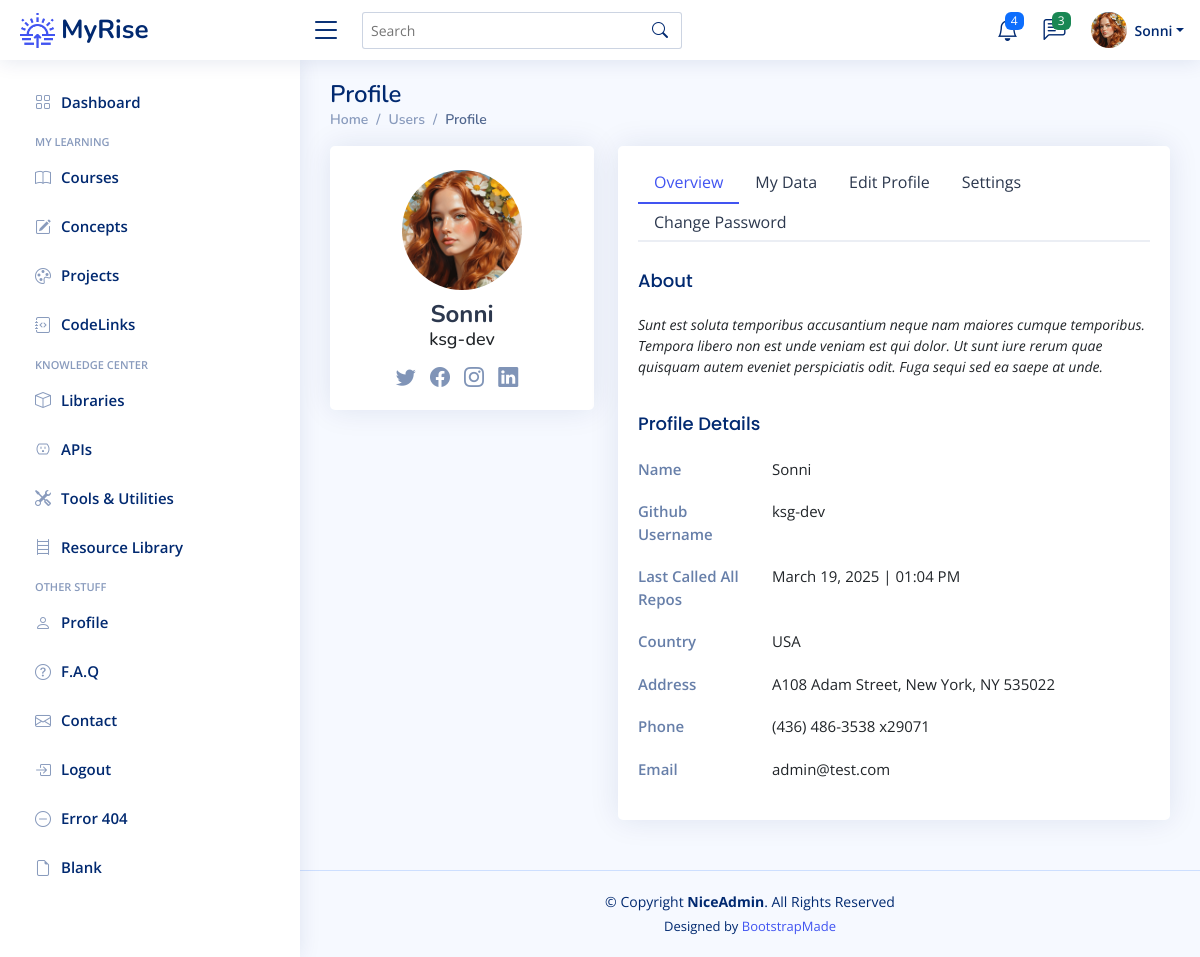
The page /profile (signed in) on the database as committed earlier.
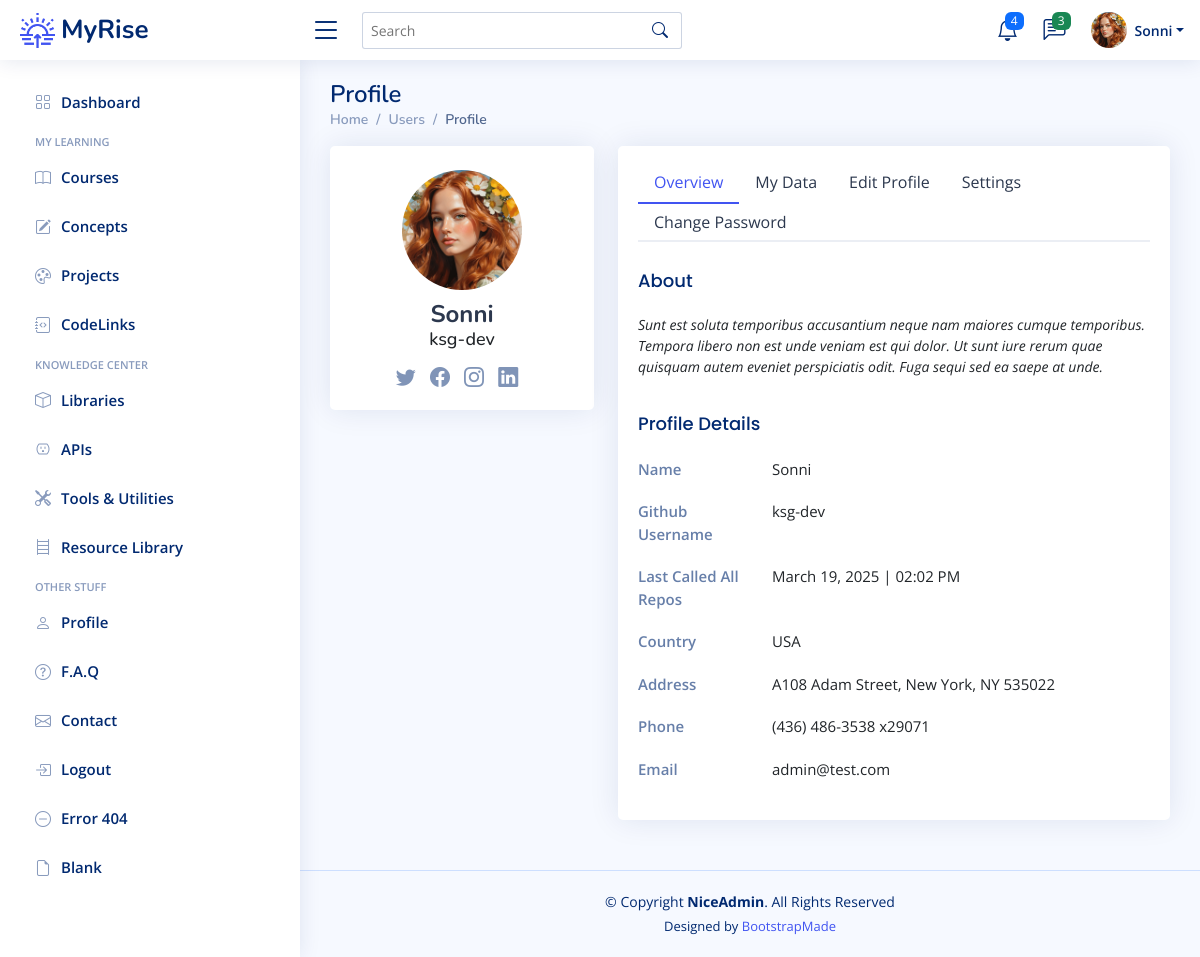
The same page on the database as committed later.
### app/models.py (models this page shows)
class User(UserMixin, db.Model):
    __tablename__ = "users"
    id: Mapped[int] = mapped_column(Integer, primary_key=True)
    email: Mapped[str] = mapped_column(String(100), unique=True)
    password: Mapped[str] = mapped_column(String(250))
    name: Mapped[str] = mapped_column(String(1000))
    display_name: Mapped[str] = mapped_column(String(1000))
    last_called_repos: Mapped[Optional[datetime.datetime]] = mapped_column(DateTime())
    latest_etag_repos: Mapped[str] = mapped_column(String(250), nullable=True)
    projects: Mapped[List["Project"]] = relationship(back_populates="user")
    events: Mapped[List["Event"]] = relationship(back_populates="user")
    courses: Mapped[List["Course"]] = relationship(back_populates="user")
    libraries: Mapped[List["Library"]] = relationship(back_populates="user")
    apis: Mapped[List["API"]] = relationship(back_populates="user")
    tools: Mapped[List["Tool"]] = relationship(back_populates="user")
    resources: Mapped[List["Resource"]] = relationship(back_populates="user")
    repos: Mapped[List["Repository"]] = relationship(back_populates="user")
    codelinks: Mapped[List["CodeLink"]] = relationship(back_populates="user")
    concepts: Mapped[List["Concept"]] = relationship('Concept', secondary=user_concept, backref='user')

### app/routes.py (the view, shortened to what this page needs)
@app.route('/profile', methods=["POST", "GET"])
@login_required
def profile():
    return render_template("profile.html")

### app/models.py (called while the page is built)
@login_manager.user_loader
def load_user(user_id):
    return db.get_or_404(User, user_id)

### app/templates/profile.html (shortened to what this page needs)
{% extends 'base.html' %}
{% block content %}
  <main id="main" class="main">
    <div class="pagetitle">
      <h1>Profile</h1>
      <nav>
        <ol class="breadcrumb">
          <li class="breadcrumb-item"><a href="{{ url_for('home') }}">Home</a></li>
          <li class="breadcrumb-item">Users</li>
          <li class="breadcrumb-item active">Profile</li>
        </ol>
      </nav>
    </div>
    <section class="section profile">
      <div class="row">
        <div class="col-xl-4">
          <div class="card">
            <div class="card-body profile-card pt-4 d-flex flex-column align-items-center">
              <img src="{{ url_for('static', filename='img/profile-img.png') }}" alt="Profile" class="rounded-circle">
              <h2>{{ current_user.display_name }}</h2>
              <h3>{{ current_user.name }}</h3>
              <div class="social-links mt-2">
                <a href="#" class="twitter"><i class="bi bi-twitter"></i></a>
                <a href="#" class="facebook"><i class="bi bi-facebook"></i></a>
                <a href="#" class="instagram"><i class="bi bi-instagram"></i></a>
                <a href="#" class="linkedin"><i class="bi bi-linkedin"></i></a>
              </div>
            </div>
          </div>
        </div>
        <div class="col-xl-8">
          <div class="card">
            <div class="card-body pt-3">
              <ul class="nav nav-tabs nav-tabs-bordered">
                <li class="nav-item">
                  <button class="nav-link active" data-bs-toggle="tab" data-bs-target="#profile-overview">Overview</button>
                </li>
			  	<li class="nav-item">
                  <button class="nav-link" data-bs-toggle="tab" data-bs-target="#my-data">My Data</button>
                </li>
                <li class="nav-item">
                  <button class="nav-link" data-bs-toggle="tab" data-bs-target="#profile-edit">Edit Profile</button>
                </li>
                <li class="nav-item">
                  <button class="nav-link" data-bs-toggle="tab" data-bs-target="#profile-settings">Settings</button>
                </li>
                <li class="nav-item">
                  <button class="nav-link" data-bs-toggle="tab" data-bs-target="#profile-change-password">Change Password</button>
                </li>
              </ul>
              <div class="tab-content pt-2">
                <div class="tab-pane fade show active profile-overview" id="profile-overview">
                  <h5 class="card-title">About</h5>
                  <p class="small fst-italic">Sunt est soluta temporibus accusantium neque nam maiores cumque temporibus. Tempora libero non est unde veniam est qui dolor. Ut sunt iure rerum quae quisquam autem eveniet perspiciatis odit. Fuga sequi sed ea saepe at unde.</p>
                  <h5 class="card-title">Profile Details</h5>
                  <div class="row">
                    <div class="col-lg-3 col-md-4 label ">Name</div>
                    <div class="col-lg-9 col-md-8">{{ current_user.display_name }}</div>
                  </div>
                  <div class="row">
                    <div class="col-lg-3 col-md-4 label">Github Username</div>
                    <div class="col-lg-9 col-md-8">{{ current_user.name }}</div>
                  </div>
                  <div class="row">
                    <div class="col-lg-3 col-md-4 label">Last Called All Repos</div>
					  {% if current_user.last_called_repos %}
                    <div class="col-lg-9 col-md-8">{{ current_user.last_called_repos.strftime("%B %d, %Y | %I:%M %p") }}</div>
					  {% else %}
					  <div class="col-lg-9 col-md-8 fst-italic">none</div>
					  {% endif %}
                  </div>
                  <div class="row">
                    <div class="col-lg-3 col-md-4 label">Country</div>
                    <div class="col-lg-9 col-md-8">USA</div>
                  </div>
                  <div class="row">
                    <div class="col-lg-3 col-md-4 label">Address</div>
                    <div class="col-lg-9 col-md-8">A108 Adam Street, New York, NY 535022</div>
                  </div>
                  <div class="row">
                    <div class="col-lg-3 col-md-4 label">Phone</div>
                    <div class="col-lg-9 col-md-8">(436) 486-3538 x29071</div>
                  </div>
                  <div class="row">
                    <div class="col-lg-3 col-md-4 label">Email</div>
                    <div class="col-lg-9 col-md-8">{{ current_user.email }}</div>
                  </div>
                </div>
              </div>
            </div>
          </div>
        </div>
      </div>
    </section>
  </main>
{% endblock %}

### app/templates/base.html (shortened to what this page needs)
<!doctype html>
<html lang="en">
  <head>
	  {% block styling %}
		<link href="https://cdn.jsdelivr.net/npm/bootstrap@5.3.3/dist/css/bootstrap.min.css" rel="stylesheet">
	  	<link href="{{ url_for('static', filename='vendor/bootstrap/css/bootstrap.min.css') }}" rel="stylesheet">
	  	<link href="{{ url_for('static', filename='vendor/bootstrap-icons/bootstrap-icons.css') }}" rel="stylesheet">
	  	<link href="{{ url_for('static', filename='vendor/boxicons/css/boxicons.min.css') }}" rel="stylesheet">
	  	<link href="{{ url_for('static', filename='vendor/quill/quill.snow.css') }}" rel="stylesheet">
	  	<link href="{{ url_for('static', filename='vendor/quill/quill.bubble.css') }}" rel="stylesheet">
	  	<link href="{{ url_for('static', filename='vendor/remixicon/remixicon.css') }}" rel="stylesheet">
	  	<link href="{{ url_for('static', filename='vendor/simple-datatables/style.css') }}" rel="stylesheet">
	  	<link href="{{ url_for('static', filename='css/style.css' ) }}" rel="stylesheet">
    	{% endblock %}
  </head>
  <body>
  	{% include "heading.html" %}
    {% block content %}{% endblock %}
	{% include 'footer.html' %}
  </body>
</html>

### app/templates/heading.html (shortened to what this page needs)
{% from 'bootstrap5/nav.html' import render_nav_item %}
{% from 'bootstrap5/form.html' import render_form %}
  <header id="header" class="header fixed-top d-flex align-items-center">
    <div class="d-flex align-items-center justify-content-between">
      <a href="{{ url_for('home') }}" class="logo d-flex align-items-center">
        <img src="{{ url_for('static', filename='img/logo.png') }}" alt="sun-rise">
        <span class="d-none d-lg-block">MyRise</span>
      </a>
      <i class="bi bi-list toggle-sidebar-btn"></i>
    </div>
    <div class="search-bar">
      <form class="search-form d-flex align-items-center" method="POST" action="#">
        <input type="text" name="query" placeholder="Search" title="Enter search keyword">
        <button type="submit" title="Search"><i class="bi bi-search"></i></button>
      </form>
    </div>
    <nav class="header-nav ms-auto">
      <ul class="d-flex align-items-center">
        <li class="nav-item dropdown">
          <a class="nav-link nav-icon" href="#" data-bs-toggle="dropdown">
            <i class="bi bi-bell"></i>
            <span class="badge bg-primary badge-number">4</span>
          </a>
        </li>
        <li class="nav-item dropdown">
          <a class="nav-link nav-icon" href="#" data-bs-toggle="dropdown">
            <i class="bi bi-chat-left-text"></i>
            <span class="badge bg-success badge-number">3</span>
          </a>
        </li>
        <li class="nav-item dropdown pe-3">
          <a class="nav-link nav-profile d-flex align-items-center pe-0" href="#" data-bs-toggle="dropdown">
            <img src="{{ url_for('static', filename='img/profile-img.png') }}" alt="Profile" class="rounded-circle">
            <span class="d-none d-md-block dropdown-toggle ps-2">{{ current_user.display_name }}</span>
          </a>
        </li>
      </ul>
    </nav>
  </header>
  <aside id="sidebar" class="sidebar">
    <ul class="sidebar-nav" id="sidebar-nav">
      <li class="nav-item">
        <a class="nav-link collapsed" href="{{ url_for('home') }}">
          <i class="bi bi-grid"></i>
          <span>Dashboard</span>
        </a>
      </li>
<li class="nav-heading">My Learning</li>
	  <li class="nav-item">
        <a class="nav-link collapsed" href="{{ url_for('courses_page') }}">
          <i class="bi bi-book"></i>
          <span>Courses</span>
        </a>
      </li>
	  <li class="nav-item">
        <a class="nav-link collapsed" href="{{ url_for('concepts_page') }}">
          <i class="bi bi-pencil-square"></i>
          <span>Concepts</span>
        </a>
      </li>
	  <li class="nav-item">
        <a class="nav-link collapsed" href="{{ url_for('projects_page') }}">
          <i class="bi bi-palette"></i>
          <span>Projects</span>
        </a>
      </li>
	  <li class="nav-item">
        <a class="nav-link collapsed" href="{{ url_for('codelinks_page') }}">
          <i class="bi bi-journal-code"></i>
          <span>CodeLinks</span>
        </a>
      </li>
<li class="nav-heading">Knowledge Center</li>
	  <li class="nav-item">
        <a class="nav-link collapsed" href="{{ url_for('libraries_page') }}">
          <i class="bi bi-box"></i>
          <span>Libraries</span>
        </a>
      </li>
	  <li class="nav-item">
        <a class="nav-link collapsed" href="{{ url_for('apis_page') }}">
          <i class="bi bi-outlet"></i>
          <span>APIs</span>
        </a>
      </li>
	  <li class="nav-item">
        <a class="nav-link collapsed" href="{{ url_for('tools_page') }}">
          <i class="bi bi-tools"></i>
          <span>Tools & Utilities</span>
        </a>
      </li>
	  <li class="nav-item">
        <a class="nav-link collapsed" href="{{ url_for('resources_page') }}">
          <i class="bi bi-bookshelf"></i>
          <span>Resource Library</span>
        </a>
      </li>
	<li class="nav-heading">Other Stuff</li>
      <li class="nav-item">
        <a class="nav-link collapsed" href="{{ url_for('profile') }}">
          <i class="bi bi-person"></i>
          <span>Profile</span>
        </a>
      </li>
      <li class="nav-item">
        <a class="nav-link collapsed" href="{{ url_for('faq') }}">
          <i class="bi bi-question-circle"></i>
          <span>F.A.Q</span>
        </a>
	  </li>
      <li class="nav-item">
        <a class="nav-link collapsed" href="{{ url_for('contact') }}">
          <i class="bi bi-envelope"></i>
          <span>Contact</span>
        </a>
      </li>
	{% if not current_user.is_authenticated %}
      <li class="nav-item">
        <a class="nav-link collapsed" href="{{ url_for('register') }}">
          <i class="bi bi-card-list"></i>
          <span>Register</span>
        </a>
      </li>
      <li class="nav-item">
        <a class="nav-link collapsed" href="{{ url_for('login') }}">
          <i class="bi bi-box-arrow-in-right"></i>
          <span>Login</span>
        </a>
      </li>
	{% else %}
		<li class="nav-item">
        <a class="nav-link collapsed" href="{{ url_for('logout') }}">
          <i class="bi bi-box-arrow-in-right"></i>
          <span>Logout</span>
        </a>
      </li>
	{% endif %}
      <li class="nav-item">
        <a class="nav-link collapsed" href="pages-error-404.html">
          <i class="bi bi-dash-circle"></i>
          <span>Error 404</span>
        </a>
      </li>
      <li class="nav-item">
        <a class="nav-link collapsed" href="pages-blank.html">
          <i class="bi bi-file-earmark"></i>
          <span>Blank</span>
        </a>
      </li>
    </ul>
  </aside>

### app/templates/footer.html
  <footer id="footer" class="footer">
    <div class="copyright">
      &copy; Copyright <strong><span>NiceAdmin</span></strong>. All Rights Reserved
    </div>
    <div class="credits">
      Designed by <a href="https://bootstrapmade.com/">BootstrapMade</a>
    </div>
  </footer>

Rows that differ between the two databases and show on the page:
changed User "Sonni": last_called_repos "March 19, 2025 | 01:04 PM" → "March 19, 2025 | 02:02 PM"
